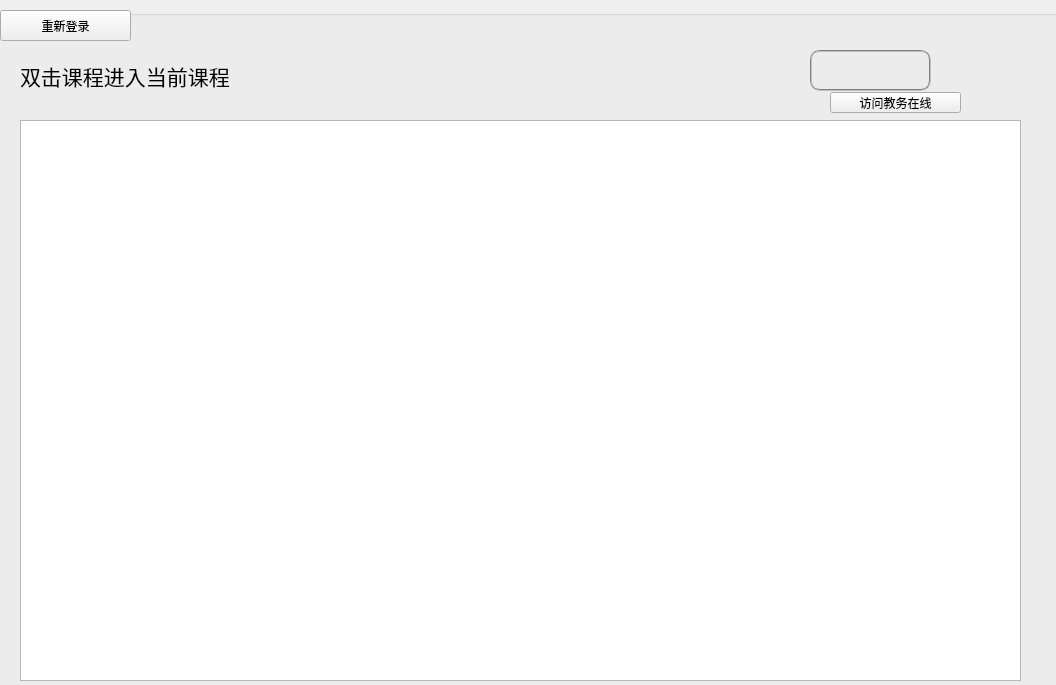
<?xml version="1.0" encoding="UTF-8"?>
<ui version="4.0">
 <class>Kebiao</class>
 <widget class="QDialog" name="Kebiao">
  <property name="geometry">
   <rect>
    <x>0</x>
    <y>0</y>
    <width>1056</width>
    <height>685</height>
   </rect>
  </property>
  <property name="windowTitle">
   <string>课表</string>
  </property>
  <property name="styleSheet">
   <string notr="true">border-image: url(:/image/now/kebiao.jpg);</string>
  </property>
  <widget class="QGroupBox" name="gridGroupBox">
   <property name="geometry">
    <rect>
     <x>-10</x>
     <y>10</y>
     <width>19999</width>
     <height>19999</height>
    </rect>
   </property>
   <property name="minimumSize">
    <size>
     <width>19999</width>
     <height>19999</height>
    </size>
   </property>
   <property name="styleSheet">
    <string notr="true">font: 25 9pt &quot;微软雅黑 Light&quot;;
border-image: url(:/image/toum.png);</string>
   </property>
   <property name="title">
    <string/>
   </property>
   <property name="alignment">
    <set>Qt::AlignCenter</set>
   </property>
   <property name="flat">
    <bool>false</bool>
   </property>
   <property name="checkable">
    <bool>false</bool>
   </property>
   <widget class="QLabel" name="label">
    <property name="geometry">
     <rect>
      <x>30</x>
      <y>50</y>
      <width>271</width>
      <height>31</height>
     </rect>
    </property>
    <property name="font">
     <font>
      <family>造字工房悦圆（非商用）常规体</family>
      <pointsize>16</pointsize>
      <weight>9</weight>
      <italic>false</italic>
      <bold>false</bold>
     </font>
    </property>
    <property name="styleSheet">
     <string notr="true">font: 75 16pt &quot;造字工房悦圆（非商用）常规体&quot;;</string>
    </property>
    <property name="text">
     <string>双击课程进入当前课程</string>
    </property>
   </widget>
   <widget class="QWidget" name="gridLayoutWidget">
    <property name="geometry">
     <rect>
      <x>30</x>
      <y>110</y>
      <width>1001</width>
      <height>561</height>
     </rect>
    </property>
    <layout class="QGridLayout" name="gridLayout">
     <item row="0" column="0">
      <widget class="QListWidget" name="listWidget">
       <property name="styleSheet">
        <string notr="true">font: 25 12pt &quot;微软雅黑 Light&quot;;</string>
       </property>
       <item>
        <property name="text">
         <string/>
        </property>
       </item>
      </widget>
     </item>
    </layout>
   </widget>
   <widget class="QPushButton" name="pushButton">
    <property name="geometry">
     <rect>
      <x>820</x>
      <y>40</y>
      <width>121</width>
      <height>41</height>
     </rect>
    </property>
    <property name="cursor">
     <cursorShape>PointingHandCursor</cursorShape>
    </property>
    <property name="styleSheet">
     <string notr="true">font: 75 12pt &quot;幼圆&quot;;
border:2px groove gray;
border-radius:10px;
padding:2px 4px;</string>
    </property>
    <property name="text">
     <string/>
    </property>
   </widget>
   <widget class="QPushButton" name="pushButton_2">
    <property name="geometry">
     <rect>
      <x>840</x>
      <y>82</y>
      <width>131</width>
      <height>21</height>
     </rect>
    </property>
    <property name="cursor">
     <cursorShape>PointingHandCursor</cursorShape>
    </property>
    <property name="styleSheet">
     <string notr="true">font: 75 14pt &quot;造字工房悦圆（非商用）常规体&quot;;</string>
    </property>
    <property name="text">
     <string>访问教务在线</string>
    </property>
   </widget>
   <widget class="QPushButton" name="pushButton_3">
    <property name="geometry">
     <rect>
      <x>10</x>
      <y>0</y>
      <width>131</width>
      <height>31</height>
     </rect>
    </property>
    <property name="cursor">
     <cursorShape>PointingHandCursor</cursorShape>
    </property>
    <property name="styleSheet">
     <string notr="true">font: 75 14pt &quot;造字工房悦圆（非商用）常规体&quot;;</string>
    </property>
    <property name="text">
     <string>重新登录</string>
    </property>
   </widget>
  </widget>
 </widget>
 <resources/>
 <connections/>
</ui>
